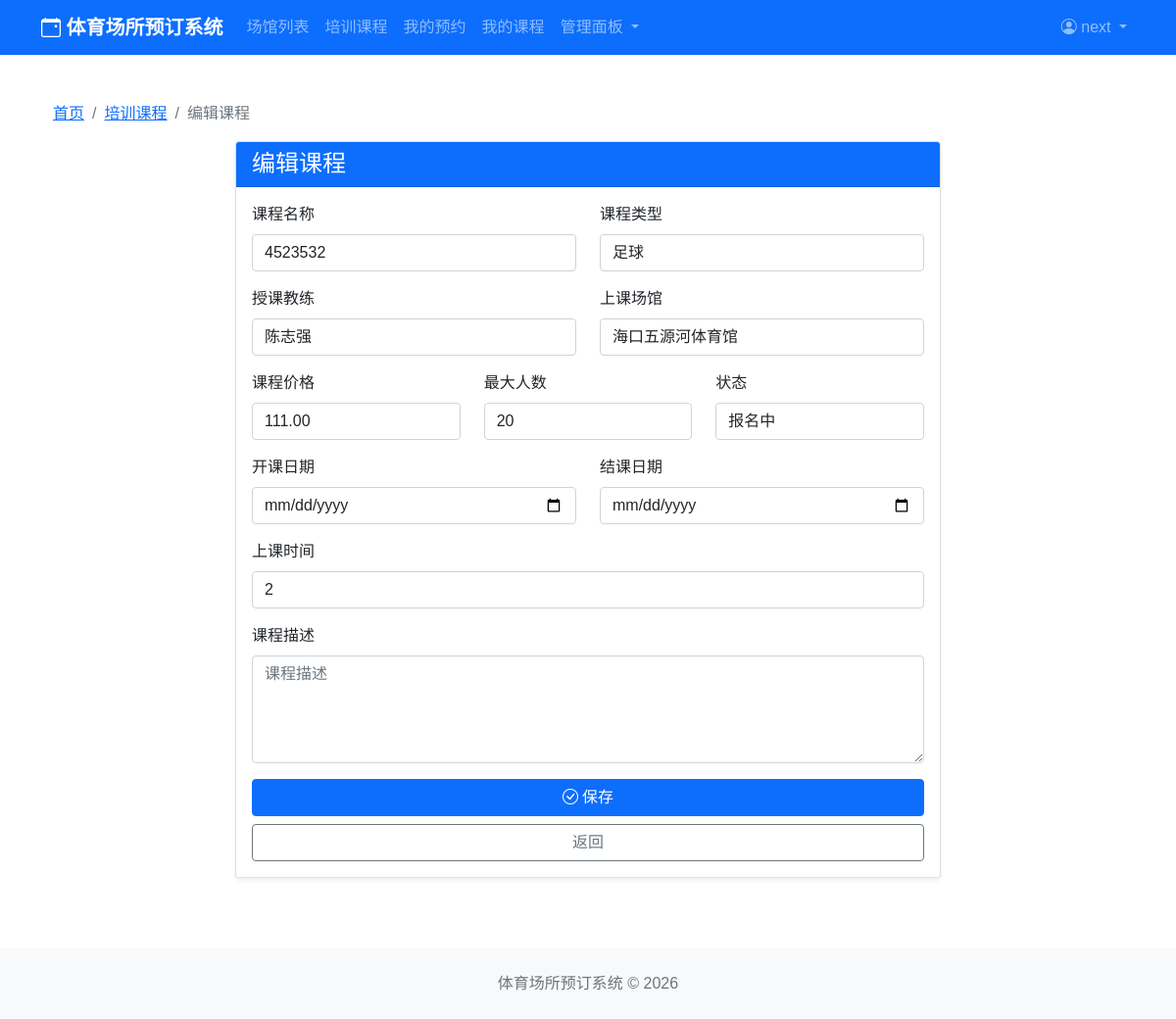
Page /courses/edit/13/ (signed in) on the committed database.
### users/models.py (models this page shows, shortened)
class User(AbstractBaseUser, PermissionsMixin):
    USER_TYPE_CHOICES = (
        ('user', '普通用户'),
        ('coach', '教练'),
        ('admin', '管理员'),
    )
    username = models.CharField(max_length=150, unique=True, verbose_name='用户名')
    email = models.EmailField(blank=True, verbose_name='邮箱')
    user_type = models.CharField(max_length=20, choices=USER_TYPE_CHOICES, default='user')
    phone = models.CharField(max_length=20, blank=True, verbose_name='手机号')
    avatar = models.ImageField(upload_to='avatars/', default='avatars/default.jpg', verbose_name='头像')
    is_active = models.BooleanField(default=True, verbose_name='是否激活')
    is_staff = models.BooleanField(default=False, verbose_name='是否为员工')
    created_at = models.DateTimeField(auto_now_add=True, verbose_name='创建时间')
    updated_at = models.DateTimeField(auto_now=True, verbose_name='更新时间')
    objects = UserManager()
    USERNAME_FIELD = 'username'
    REQUIRED_FIELDS = ['email']
    class Meta:
        db_table = 'users'
        verbose_name = '用户'
        verbose_name_plural = '用户'

### courses/models.py (models this page shows, shortened)
class Course(models.Model):
    COURSE_TYPE_CHOICES = (
        ('football', '足球'),
        ('basketball', '篮球'),
        ('tennis', '网球'),
        ('badminton', '羽毛球'),
        ('swimming', '游泳'),
        ('table_tennis', '乒乓球'),
        ('fitness', '健身'),
        ('other', '其他'),
    )
    STATUS_CHOICES = (
        ('enrolling', '报名中'),
        ('in_progress', '进行中'),
        ('completed', '已结课'),
        ('cancelled', '已取消'),
    )
    name = models.CharField(max_length=100, verbose_name='课程名称')
    coach = models.ForeignKey(Coach, on_delete=models.CASCADE, related_name='courses', verbose_name='授课教练')
    venue = models.ForeignKey(Venue, on_delete=models.CASCADE, related_name='courses', verbose_name='上课场馆')
    course_type = models.CharField(max_length=20, choices=COURSE_TYPE_CHOICES, verbose_name='课程类型')
    description = models.TextField(blank=True, verbose_name='课程描述')
    max_students = models.IntegerField(default=20, verbose_name='最大人数')
    price = models.DecimalField(max_digits=10, decimal_places=2, verbose_name='课程价格')
    start_date = models.DateField(verbose_name='开课日期')
    end_date = models.DateField(verbose_name='结课日期')
    schedule = models.CharField(max_length=200, verbose_name='上课时间')
    status = models.CharField(max_length=20, choices=STATUS_CHOICES, default='enrolling', verbose_name='状态')
    created_at = models.DateTimeField(auto_now_add=True, verbose_name='创建时间')
    updated_at = models.DateTimeField(auto_now=True, verbose_name='更新时间')
    class Meta:
        db_table = 'courses'
        verbose_name = '课程'
        verbose_name_plural = '课程'
        ordering = ['-created_at']

### courses/views.py (the view)
# urls.py: path('edit/<int:course_id>/', views.course_edit, name='course_edit'),
@user_passes_test(lambda u: u.is_staff or u.user_type in ['admin', 'coach'])
def course_edit(request, course_id):
    course = get_object_or_404(Course, id=course_id)
    if request.method == 'POST':
        form = CourseForm(request.POST, instance=course)
        if form.is_valid():
            form.save()
            messages.success(request, '课程更新成功')
            return redirect('courses:course_list')
    else:
        form = CourseForm(instance=course)
    return render(request, 'courses/course_form.html', {'form': form})

### courses/models.py (called while the page is built)
    def __str__(self):
        return self.name

### venues/models.py (called while the page is built)
    def __str__(self):
        return self.name

### templates/courses/course_form.html (shortened to what this page needs)
{% extends 'base.html' %}
{% block content %}
<div class="container py-4">
    <nav aria-label="breadcrumb">
        <ol class="breadcrumb">
            <li class="breadcrumb-item"><a href="{% url 'home' %}">首页</a></li>
            <li class="breadcrumb-item"><a href="{% url 'courses:course_list' %}">培训课程</a></li>
            <li class="breadcrumb-item active">{% if form.instance.pk %}编辑课程{% else %}创建课程{% endif %}</li>
        </ol>
    </nav>
    <div class="row justify-content-center">
        <div class="col-lg-8">
            <div class="card shadow-sm">
                <div class="card-header bg-primary text-white">
                    <h4 class="mb-0">{% if form.instance.pk %}编辑课程{% else %}创建课程{% endif %}</h4>
                </div>
                <div class="card-body">
                    <form method="post">
                        <div class="row">
                            <div class="col-md-6 mb-3">
                                <label class="form-label">课程名称</label>
                                {{ form.name }}
                            </div>
                            <div class="col-md-6 mb-3">
                                <label class="form-label">课程类型</label>
                                {{ form.course_type }}
                            </div>
                            <div class="col-md-6 mb-3">
                                <label class="form-label">授课教练</label>
                                {{ form.coach }}
                            </div>
                            <div class="col-md-6 mb-3">
                                <label class="form-label">上课场馆</label>
                                {{ form.venue }}
                            </div>
                            <div class="col-md-4 mb-3">
                                <label class="form-label">课程价格</label>
                                {{ form.price }}
                            </div>
                            <div class="col-md-4 mb-3">
                                <label class="form-label">最大人数</label>
                                {{ form.max_students }}
                            </div>
                            <div class="col-md-4 mb-3">
                                <label class="form-label">状态</label>
                                {{ form.status }}
                            </div>
                            <div class="col-md-6 mb-3">
                                <label class="form-label">开课日期</label>
                                {{ form.start_date }}
                            </div>
                            <div class="col-md-6 mb-3">
                                <label class="form-label">结课日期</label>
                                {{ form.end_date }}
                            </div>
                            <div class="col-12 mb-3">
                                <label class="form-label">上课时间</label>
                                {{ form.schedule }}
                            </div>
                            <div class="col-12 mb-3">
                                <label class="form-label">课程描述</label>
                                {{ form.description }}
                            </div>
                        </div>
                        <div class="d-grid gap-2">
                            <button type="submit" class="btn btn-primary"><i class="bi bi-check-circle me-1"></i>保存</button>
                            <a href="{% url 'courses:course_list' %}" class="btn btn-outline-secondary">返回</a>
                        </div>
                    </form>
                </div>
            </div>
        </div>
    </div>
</div>
{% endblock %}

### templates/base.html (shortened to what this page needs)
<!DOCTYPE html>
<html lang="zh-CN">
<head>
    <link href="https://cdn.jsdelivr.net/npm/bootstrap@5.1.3/dist/css/bootstrap.min.css" rel="stylesheet">
    <link rel="stylesheet" href="https://cdn.jsdelivr.net/npm/bootstrap-icons@1.8.1/font/bootstrap-icons.css">
</head>
<body>
    <nav class="navbar navbar-expand-lg navbar-dark bg-primary">
        <div class="container">
            <a class="navbar-brand" href="{% url 'home' %}">
                <i class="bi bi-calendar-event"></i> 体育场所预订系统
            </a>
            <div class="collapse navbar-collapse" id="navbarNav">
                <ul class="navbar-nav me-auto">
                    <li class="nav-item">
                        <a class="nav-link" href="{% url 'venues:venue_list' %}">场馆列表</a>
                    </li>
                    <li class="nav-item">
                        <a class="nav-link" href="{% url 'courses:course_list' %}">培训课程</a>
                    </li>
                    {% if user.is_authenticated %}
                    <li class="nav-item">
                        <a class="nav-link" href="{% url 'bookings:my_bookings' %}">我的预约</a>
                    </li>
                    <li class="nav-item">
                        <a class="nav-link" href="{% url 'courses:my_courses' %}">我的课程</a>
                    </li>
                    {% if user.user_type == 'admin' or user.is_staff %}
                    <li class="nav-item dropdown">
                        <a class="nav-link dropdown-toggle" href="#" role="button" data-bs-toggle="dropdown">
                            管理面板
                        </a>
                    </li>
                    {% endif %}
                    {% endif %}
                </ul>
                <ul class="navbar-nav">
                    {% if user.is_authenticated %}
                    <li class="nav-item dropdown">
                        <a class="nav-link dropdown-toggle" href="#" id="userDropdown" role="button" data-bs-toggle="dropdown">
                            <i class="bi bi-person-circle"></i> {{ user.username }}
                        </a>
                    </li>
                    {% endif %}
                </ul>
            </div>
        </div>
    </nav>
    <main class="container my-4">
        {% block content %}{% endblock %}
    </main>
    <footer class="bg-light py-4 mt-5">
        <div class="container text-center">
            <p class="text-muted mb-0">体育场所预订系统 &copy; 2026</p>
        </div>
    </footer>
</body>
</html>

### templates/base.html (style rules this page uses)
body { font-family: 'Microsoft YaHei', sans-serif; }
.navbar-brand { font-weight: bold; }
.card { box-shadow: 0 2px 4px rgba(0,0,0,0.1); }

### rows in the picture
User: username "next"
Course: name "4523532", course_type "足球", coach "陈志强", venue "海口五源河体育馆", price "111.00", max_students "20", status "报名中", schedule "2"
